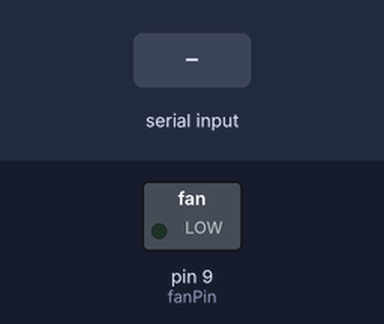
Recording of a sketch running on a simulated Arduino Uno, built with avr-gcc and run on an emulated ATmega328P. Shown: switched loads named in the sketch (green lamp = pin HIGH). The test bench sets the inputs (shaded band).

Above: at 1.2 s.
1.3 s: "2" received over Serial
At 1.6 s:
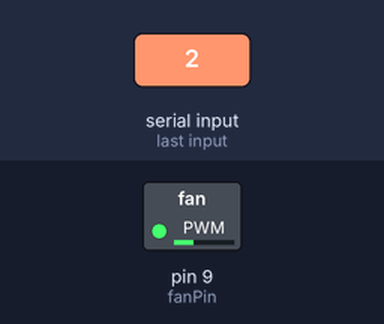
2.8 s: "3" received over Serial
At 4.0 s:
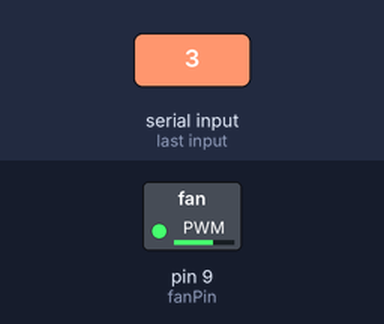
4.3 s: "4" received over Serial
At 5.1 s:
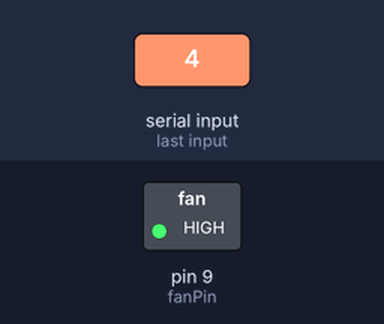
Timing chart, 0 to 7.3 s (numbered marks = the images above; inputs shaded):
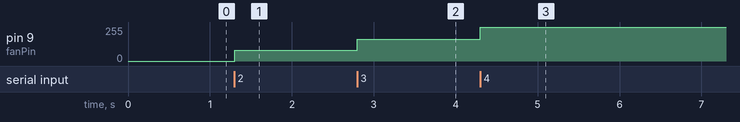

Measured:
- after the input at 1.3 s, pin 9 (fanPin): 0/255 → 82/255 at once
- after the input at 2.8 s, pin 9 (fanPin): 82/255 → 164/255 at once
- after the input at 4.3 s, pin 9 (fanPin): 164/255 → 255/255 at once

The sketch:

sketch_jul23a.ino
```cpp
int fanPin = 9; // PWM pin connected to MOSFET gate

void setup() {  //setup() is called once when the program starts.
  pinMode(fanPin, OUTPUT);   // pinMode(fanPin, OUTPUT); sets the fanPin as an output pin to control the fan.
  Serial.begin(9600); // Set up serial communication
}

void loop() {   // loop() runs repeatedly.
  if (Serial.available() > 0) {   // Serial.available() > 0 checks if there is any data coming in through the serial port.
    int speed = Serial.read(); // Read the speed value from serial
    if (speed == '2') {
      analogWrite(fanPin, 82); // Low speed
    } else if (speed == '3') {
      analogWrite(fanPin, 164); // Medium speed
    } else if (speed == '4') {
      analogWrite(fanPin, 255); // High speed
    } else if (speed == '1') {
      analogWrite(fanPin, 0); // Turn off
    }
  }
}

// this code reads fan speed commands via the serial port and adjusts the fan's speed accordingly using PWM.

// This Arduino program controls the speed of a fan using PWM on pin 9, which is connected to a MOSFET. In the setup(), it initializes the fan pin as an output and sets up serial communication. In the loop(), it checks if there is incoming data from the serial port. Based on the received value ('1' to '4'), it adjusts the fan speed using analogWrite() to set different PWM values: '2' for low, '3' for medium, '4' for high, and '1' to turn off the fan.
```
